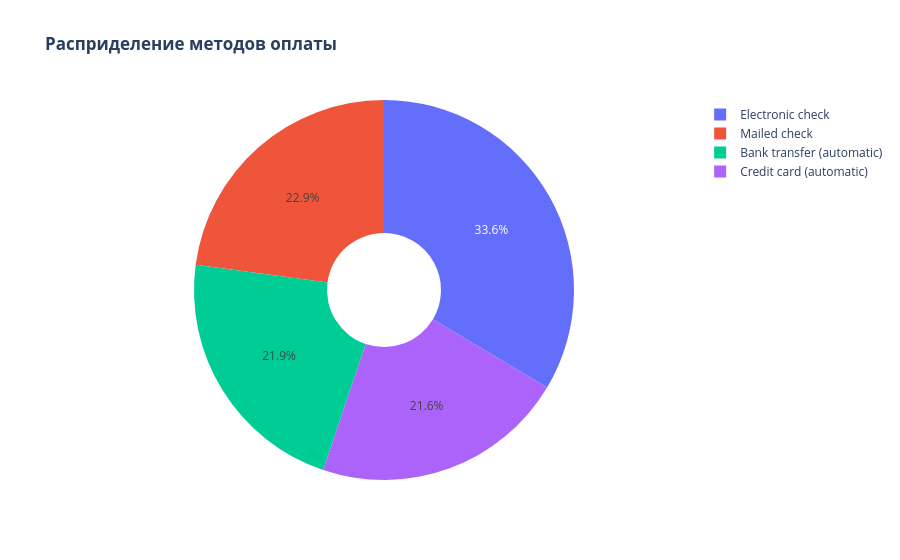

Notebook code cell kept with this figure:
### Code cell
labels = df['PaymentMethod'].unique()
values = df['PaymentMethod'].value_counts()

fig = go.Figure(data=[go.Pie(labels=labels, values=values, hole=.3)])
fig.update_layout(title_text="<b>Расприделение методов оплаты</b>")
fig.show()

### Figure 1 — Plotly figure (JSON) as saved in the notebook; plotly's stock layout.template omitted (floating-point values rounded to 4 significant figures)
{"data": [{"hole": 0.3, "labels": ["Electronic check", "Mailed check", "Bank transfer (automatic)", "Credit card (automatic)"], "type": "pie", "values": [2365, 1612, 1544, 1522]}], "layout": {"title": {"text": "<b>Расприделение методов оплаты</b>"}}}
